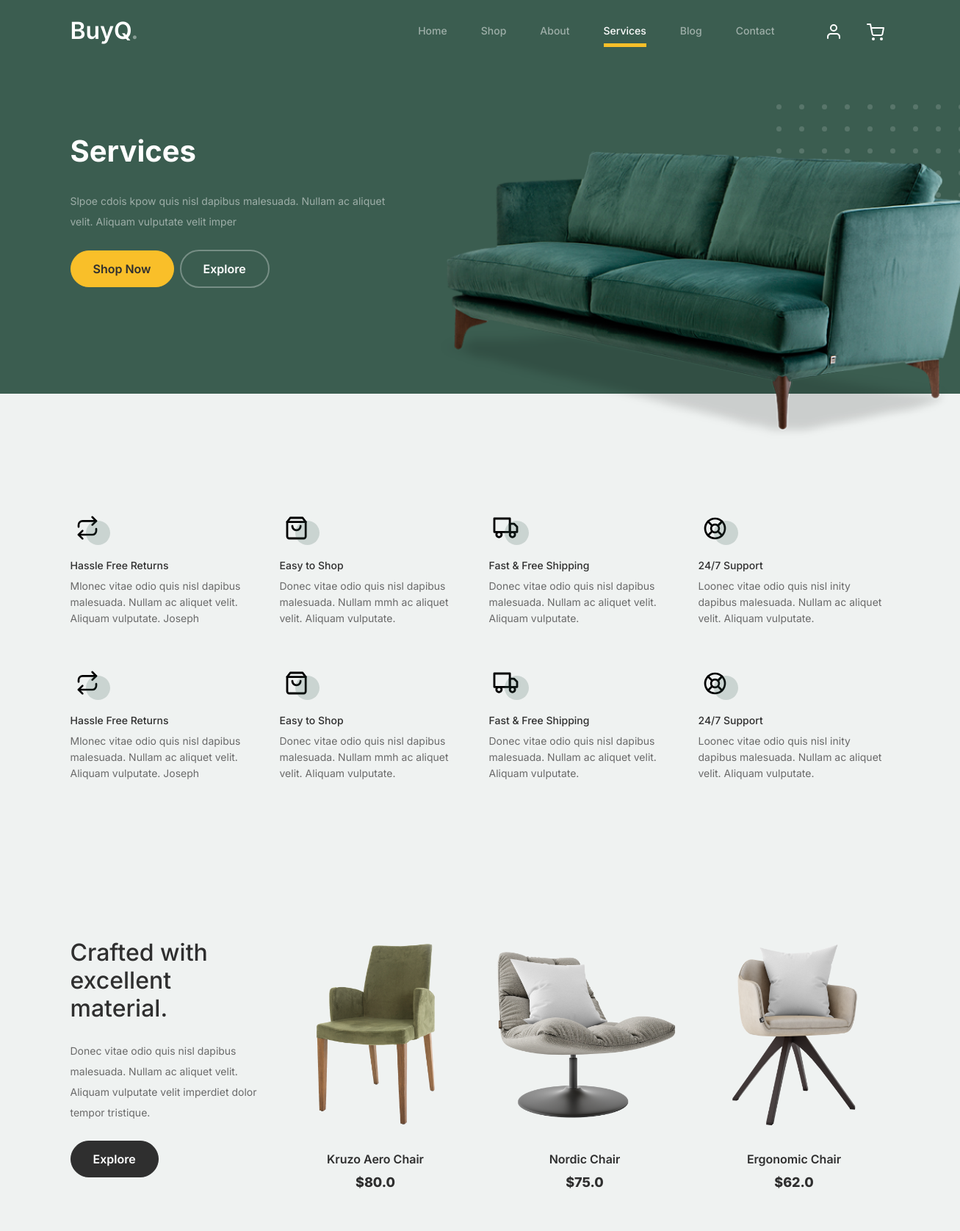
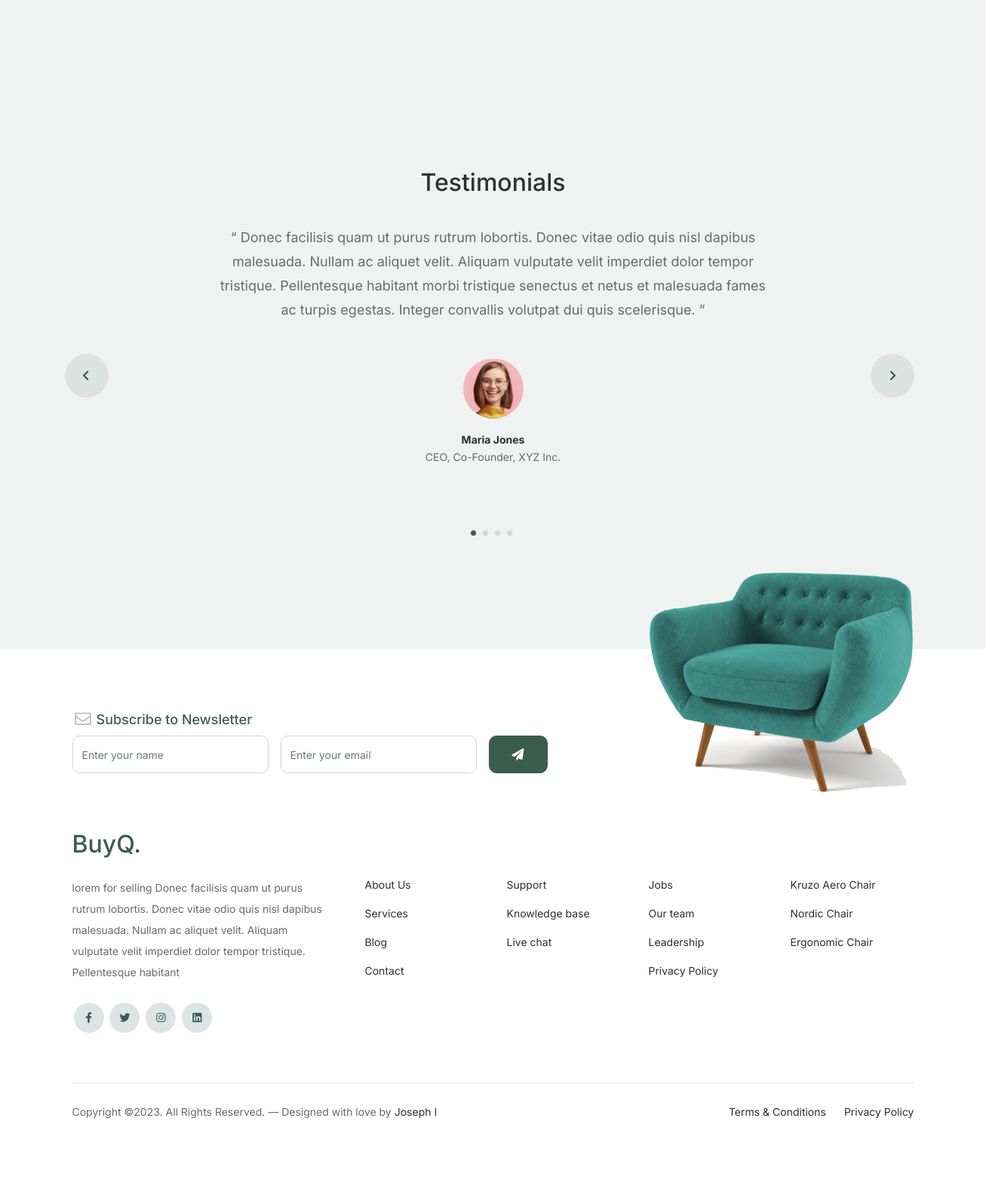
Page /services/ on the committed database (2 pictures, top to bottom).
### template_app/models.py (models this page shows, shortened)
class Company(models.Model):
    title = models.CharField(max_length=50)
    description = models.TextField()

class Pages(models.Model):
    page = models.CharField(max_length=20,blank=False, null=False, unique=True)
    title = models.CharField(max_length=50)
    subtitle = models.CharField(max_length=100,blank=True, null=True)
    has_button = models.BooleanField(default=False)

class Services(models.Model):
    title = models.CharField(max_length=80, blank=False, null=False)
    image = models.FileField(upload_to='services')
    description = models.TextField(max_length=250, blank=False, null=False)

class Shop(models.Model):
    furniture_name = models.CharField(max_length=100, blank=False, null=False)
    price = models.FloatField()
    description = models.TextField(max_length=500)
    image = models.ImageField(upload_to='furniture', default='profile.png')
    date_posted = models.DateTimeField(auto_now_add=True)

class Testimonials(models.Model):
    customer_name = models.CharField(max_length=60, blank=False, null=False)
    title = models.CharField(max_length=30)
    image = models.ImageField(upload_to='testimonials', default='profile.png')
    message = models.TextField(max_length=1000, blank=False, null=False)

class SocialMedia(models.Model):
    name = models.CharField( max_length=20)
    link = models.CharField(max_length=500)

### template_app/views.py (the view)
# urls.py: path('services/', views.services, name='services'),
def services(request):
    services = Services.objects.all().order_by('?')
    context = {
        'services':services,
        **common_data('Services'),
    }
    return render(request, 'services.html', context)

### template_app/views.py (called while the page is built)
def common_data(pageName):
    return {
        'testmonials': Testimonials.objects.all().order_by('?'),
        'products' : Shop.objects.all().order_by('?')[:3],
        'pages': Pages.objects.all(),
        'media': SocialMedia.objects.all(),
        'company' : Company.objects.last(),
        'page': Pages.objects.get(page=pageName),
        'nav' : pageName.lower()
    }

### templates/services.html (shortened to what this page needs)
{% extends "common.html" %}
{% load static %}
{% block main %}
	<div class="why-choose-section">
		<div class="container">
			<div class="row my-5">
				{% for service in services %}
					<div class="col-6 col-md-6 col-lg-3 mb-4">
						<div class="feature">
							<div class="icon">
								<img src="/media/{{ service.image }}" alt="Image" class="imf-fluid">
							</div>
							<h3>{{service.title}}</h3>
							<p>{{service.description}}</p>
						</div>
					</div>
				{% endfor %}
				{% for service in services %}
					<div class="col-6 col-md-6 col-lg-3 mb-4">
						<div class="feature">
							<div class="icon">
								<img src="/media/{{ service.image }}" alt="Image" class="imf-fluid">
							</div>
							<h3>{{service.title}}</h3>
							<p>{{service.description}}</p>
						</div>
					</div>
				{% endfor %}
			</div>
		</div>
	</div>
	<div class="product-section pt-0">
		<div class="container">
			<div class="row">
				<div class="col-md-12 col-lg-3 mb-5 mb-lg-0">
					<h2 class="mb-4 section-title">Crafted with excellent material.</h2>
					<p class="mb-4">Donec vitae odio quis nisl dapibus malesuada. Nullam ac aliquet velit. Aliquam vulputate velit imperdiet dolor tempor tristique. </p>
					<p><a href="#" class="btn">Explore</a></p>
				</div>
				{% for i in products %}
					<div class="col-12 col-md-4 col-lg-3 mb-5 mb-md-0">
						<a class="product-item" href="/view/{{i.id}}/">
							<img src="/media/{{ i.image }}" class="img-fluid product-thumbnail">
							<h3 class="product-title">{{i.furniture_name}}</h3>
							<strong class="product-price">${{i.price}}</strong>
						</a>
					</div>
				{% endfor %}
			</div>
		</div>
	</div>
		{% endblock %}

### templates/common.html (shortened to what this page needs)
{% load static %}
<!doctype html>
<html lang="en">
<head>
		<link href="{% static 'css/bootstrap.min.css' %}" rel="stylesheet">
		<link href="https://cdnjs.cloudflare.com/ajax/libs/font-awesome/6.0.0-beta3/css/all.min.css" rel="stylesheet">
		<link href="{% static 'css/tiny-slider.css' %}" rel="stylesheet">
		<link rel="stylesheet" href="{% static 'css/style.css' %}">
	</head>
	<body>
		<nav class="custom-navbar navbar navbar navbar-expand-md navbar-dark bg-dark" arial-label="Furni navigation bar">
			<div class="container">
				<a class="navbar-brand" href="{% url 'myapp:home' %}">{{company.title}}<span>.</span></a>
				<div class="collapse navbar-collapse" id="navbarsFurni">
					<ul class="custom-navbar-nav navbar-nav ms-auto mb-2 mb-md-0">
						{% for k in pages %}
							{% if k.page != "Cart" and k.page != "View" %}
								<li class="nav-item {% if nav == k.page|lower %} active {% endif %}">
									<a class="nav-link" href="/{% if k.page|lower == 'home' %}{% else %}{{k.page|lower}}/ {% endif %}">{{ k.page }}</a>
								</li>
							{% endif %}
						{% endfor %}
					</ul>
					<ul class="custom-navbar-cta navbar-nav mb-2 mb-md-0 ms-5">
					<li><a class="nav-link" href="#"><img src="{% static 'images/user.svg' %}"></a></li>
						<li><a class="nav-link" href="{% url 'myapp:cart' %}"><img src="{% static 'images/cart.svg' %}"></a></li>
					</ul>
				</div>
			</div>
		</nav>
			<div class="hero">
				<div class="container">
					<div class="row justify-content-between">
						<div class="col-lg-5">
							<div class="intro-excerpt">
								<h1><span clsas="d-block">{{page.title}}</span></h1>
								{% if page.subtitle %}
								  <p class="mb-4">{{page.subtitle}}</p>
								{% endif %}
								{% if page.has_button %}
								  <p><a href="" class="btn btn-secondary me-2">Shop Now</a><a href="#" class="btn btn-white-outline">Explore</a></p>
								{% endif %}
							</div>
						</div>
						{% if page.has_button %}
						<div class="col-lg-7">
							<div class="hero-img-wrap">
								<img src="{% static 'images/couch.png' %}" class="img-fluid">
							</div>
						</div>
						{% endif %}
					</div>
				</div>
			</div>
        {% block main %}
        {% endblock %}
        {% if nav != "shop" and nav != "cart" and nav != "contact" %}
            <div class="testimonial-section before-footer-section">
                <div class="container">
                    <div class="row">
                        <div class="col-lg-7 mx-auto text-center">
                            <h2 class="section-title">Testimonials</h2>
                        </div>
                    </div>
                    <div class="row justify-content-center">
                        <div class="col-lg-12">
                            <div class="testimonial-slider-wrap text-center">
                                <div id="testimonial-nav">
                                    <span class="prev" data-controls="prev"><span class="fa fa-chevron-left"></span></span>
                                    <span class="next" data-controls="next"><span class="fa fa-chevron-right"></span></span>
                                </div>
                                <div class="testimonial-slider">
                                    {% for item in testmonials %}
										<div class="item">
											<div class="row justify-content-center">
												<div class="col-lg-8 mx-auto">
													<div class="testimonial-block text-center">
														<blockquote class="mb-5">
															<p>&ldquo; {{item.message}} &rdquo;</p>
														</blockquote>
														<div class="author-info">
															<div class="author-pic">
																<img src="/media/{{ item.image }}" alt="Maria Jones" class="img-fluid">
															</div>
															<h3 class="font-weight-bold">{{item.customer_name}}</h3>
															<span class="position d-block mb-3">{{item.title}}</span>
														</div>
													</div>
												</div>
											</div>
										</div>
									{% endfor %}
                                </div>
                            </div>
                        </div>
                    </div>
                </div>
            </div>
        {% endif %}
		<footer class="footer-section">
			<div class="container relative">
				<div class="sofa-img">
					<img src="{% static 'images/sofa.png' %}" alt="Image" class="img-fluid">
				</div>
				<div class="row">
					<div class="col-lg-8">
						<div class="subscription-form">
							<h3 class="d-flex align-items-center"><span class="me-1"><img src="{% static 'images/envelope-outline.svg' %}" alt="Image" class="img-fluid"></span><span>Subscribe to Newsletter</span></h3>
							<form action="#" class="row g-3">
								<div class="col-auto">
									<input type="text" class="form-control" placeholder="Enter your name">
								</div>
								<div class="col-auto">
									<input type="email" class="form-control" placeholder="Enter your email">
								</div>
								<div class="col-auto">
									<button class="btn btn-primary">
										<span class="fa fa-paper-plane"></span>
									</button>
								</div>
							</form>
						</div>
					</div>
				</div>
				<div class="row g-5 mb-5">
					<div class="col-lg-4">
						<div class="mb-4 footer-logo-wrap"><a href="#" class="footer-logo">{{company.title}}<span>.</span></a></div>
						<p class="mb-4">{{company.description}}</p>
						<ul class="list-unstyled custom-social">
							{% for j in media %}
								<li><a href="{{j.link}}"><span class="fa fa-brands fa-{{j.name}}"></span></a></li>
							{% endfor %}
						</ul>
					</div>
					<div class="col-lg-8">
						<div class="row links-wrap">
							<div class="col-6 col-sm-6 col-md-3">
								<ul class="list-unstyled">
									{% for j in pages %}
									  {% if j.page != "Home" and j.page != "Shop" and j.page != "Cart" and j.page != "View" %}
										<li><a href="/{{j.page|lower}}/">{{j.title}}</a></li>
									  {% endif %}
									{% endfor %}
								</ul>
							</div>
							<div class="col-6 col-sm-6 col-md-3">
								<ul class="list-unstyled">
									<li><a href="#">Support</a></li>
									<li><a href="#">Knowledge base</a></li>
									<li><a href="#">Live chat</a></li>
								</ul>
							</div>
							<div class="col-6 col-sm-6 col-md-3">
								<ul class="list-unstyled">
									<li><a href="#">Jobs</a></li>
									<li><a href="#">Our team</a></li>
									<li><a href="#">Leadership</a></li>
									<li><a href="#">Privacy Policy</a></li>
								</ul>
							</div>
							<div class="col-6 col-sm-6 col-md-3">
								<ul class="list-unstyled">
									{% for item in products %}
										<li><a href="#">{{item.furniture_name}}</a></li>
									{% endfor %}
								</ul>
							</div>
						</div>
					</div>
				</div>
				<div class="border-top copyright">
					<div class="row pt-4">
						<div class="col-lg-6">
							<p class="mb-2 text-center text-lg-start">Copyright &copy;. All Rights Reserved. &mdash; Designed with love by <a href="https://www.linkedin.com/in/joseph-indieka-234b63231/">Joseph I</a>
            </p>
						</div>
						<div class="col-lg-6 text-center text-lg-end">
							<ul class="list-unstyled d-inline-flex ms-auto">
								<li class="me-4"><a href="#">Terms &amp; Conditions</a></li>
								<li><a href="#">Privacy Policy</a></li>
							</ul>
						</div>
					</div>
				</div>
			</div>
		</footer>
	</body>
</html>

### template_app/static/css/tiny-slider.css (style rules this page uses)
.tns-slider { -webkit-transition:all 0s;-moz-transition:all 0s;transition:all 0s }
.tns-slider>.tns-item { -webkit-box-sizing:border-box;-moz-box-sizing:border-box;box-sizing:border-box }
.tns-horizontal.tns-subpixel { white-space:nowrap }
.tns-horizontal.tns-subpixel>.tns-item { display:inline-block;vertical-align:top;white-space:normal }

### rows in the picture
Company: title "BuyQ", description "lorem for selling Donec facilisis quam ut purus rutrum lobortis. Donec vitae odio quis nisl dapibus malesuada. Nullam ac aliquet velit. Aliquam vulputate velit imperdiet dolor tempor tristique. Pellentesque habitant"
Pages: page "Home"
Pages: page "Shop"
Pages: page "About", title "About Us"
Pages: page "Services", title "Services", subtitle "Slpoe cdois kpow quis nisl dapibus malesuada. Nullam ac aliquet velit. Aliquam vulputate velit imper"
Pages: page "Blog", title "Blog"
Pages: page "Contact", title "Contact"
Services: image (picture), title "Hassle Free Returns", description "Mlonec vitae odio quis nisl dapibus malesuada. Nullam ac aliquet velit. Aliquam vulputate. Joseph"
Services: image (picture), title "Easy to Shop", description "Donec vitae odio quis nisl dapibus malesuada. Nullam mmh ac aliquet velit. Aliquam vulputate."
Services: image (picture), title "Fast & Free Shipping", description "Donec vitae odio quis nisl dapibus malesuada. Nullam ac aliquet velit. Aliquam vulputate."
Services: image (picture), title "24/7 Support", description "Loonec vitae odio quis nisl inity dapibus malesuada. Nullam ac aliquet velit. Aliquam vulputate."
Shop: image (picture), furniture_name "Kruzo Aero Chair", price "80.0"
Shop: image (picture), furniture_name "Nordic Chair", price "75.0"
Shop: image (picture), furniture_name "Ergonomic Chair", price "62.0"
Testimonials: message "Donec facilisis quam ut purus rutrum lobortis. Donec vitae odio quis nisl dapibus malesuada. Nullam ac aliquet velit. Aliquam vulputate velit imperdiet dolor tempor tristique. Pellentesque habitant morbi tristique senectus et netus et malesuada fames ac turpis egestas. Integer convallis volutpat dui quis scelerisque.", image (picture), customer_name "Maria Jones", title "CEO, Co-Founder, XYZ Inc."
